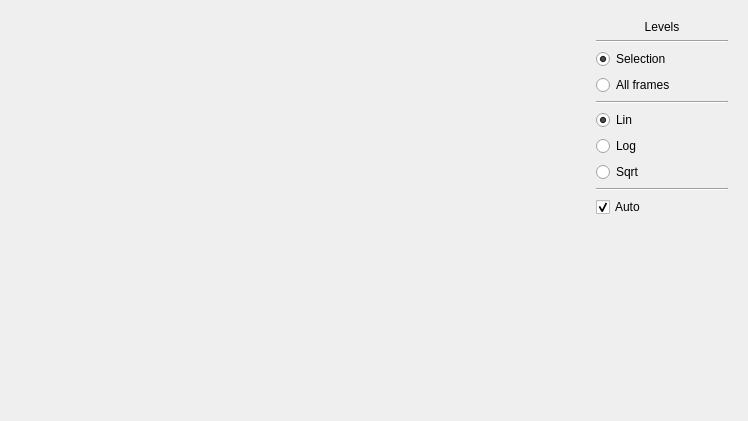
<?xml version="1.0" encoding="UTF-8"?>
<ui version="4.0">
 <class>FrameView</class>
 <widget class="QWidget" name="FrameView">
  <property name="geometry">
   <rect>
    <x>0</x>
    <y>0</y>
    <width>748</width>
    <height>421</height>
   </rect>
  </property>
  <property name="windowTitle">
   <string>Form</string>
  </property>
  <layout class="QVBoxLayout" name="verticalLayout_3">
   <item>
    <layout class="QVBoxLayout" name="v_layout" stretch="1,0">
     <item>
      <layout class="QHBoxLayout" name="horizontalLayout" stretch="1,0">
       <item>
        <widget class="QWidget" name="view_widget" native="true">
         <layout class="QHBoxLayout" name="view_layout"/>
        </widget>
       </item>
       <item>
        <widget class="QFrame" name="fr_hist">
         <property name="minimumSize">
          <size>
           <width>150</width>
           <height>0</height>
          </size>
         </property>
         <property name="maximumSize">
          <size>
           <width>200</width>
           <height>16777215</height>
          </size>
         </property>
         <layout class="QVBoxLayout" name="hist_layout" stretch="0,0,0,0,0,0,0,0,0,0,1">
          <item>
           <widget class="QLabel" name="label">
            <property name="text">
             <string>Levels</string>
            </property>
            <property name="alignment">
             <set>Qt::AlignCenter</set>
            </property>
           </widget>
          </item>
          <item>
           <widget class="Line" name="line_3">
            <property name="orientation">
             <enum>Qt::Horizontal</enum>
            </property>
           </widget>
          </item>
          <item>
           <widget class="QRadioButton" name="rb_hist_selected">
            <property name="text">
             <string>Selection</string>
            </property>
            <property name="checked">
             <bool>true</bool>
            </property>
            <attribute name="buttonGroup">
             <string notr="true">bg_hist_selection</string>
            </attribute>
           </widget>
          </item>
          <item>
           <widget class="QRadioButton" name="rb_hist_all">
            <property name="text">
             <string>All frames</string>
            </property>
            <attribute name="buttonGroup">
             <string notr="true">bg_hist_selection</string>
            </attribute>
           </widget>
          </item>
          <item>
           <widget class="Line" name="line_2">
            <property name="orientation">
             <enum>Qt::Horizontal</enum>
            </property>
           </widget>
          </item>
          <item>
           <widget class="QRadioButton" name="rb_lin_levels">
            <property name="text">
             <string>Lin</string>
            </property>
            <property name="checked">
             <bool>true</bool>
            </property>
            <attribute name="buttonGroup">
             <string notr="true">bg_lev_mode</string>
            </attribute>
           </widget>
          </item>
          <item>
           <widget class="QRadioButton" name="rb_log_levels">
            <property name="text">
             <string>Log</string>
            </property>
            <attribute name="buttonGroup">
             <string notr="true">bg_lev_mode</string>
            </attribute>
           </widget>
          </item>
          <item>
           <widget class="QRadioButton" name="rb_sqrt_levels">
            <property name="text">
             <string>Sqrt</string>
            </property>
            <attribute name="buttonGroup">
             <string notr="true">bg_lev_mode</string>
            </attribute>
           </widget>
          </item>
          <item>
           <widget class="Line" name="line">
            <property name="orientation">
             <enum>Qt::Horizontal</enum>
            </property>
           </widget>
          </item>
          <item>
           <widget class="QCheckBox" name="chk_auto_levels">
            <property name="text">
             <string>Auto</string>
            </property>
            <property name="checked">
             <bool>true</bool>
            </property>
           </widget>
          </item>
          <item>
           <widget class="HistogramLUTWidget" name="hist" native="true"/>
          </item>
         </layout>
        </widget>
       </item>
      </layout>
     </item>
     <item>
      <widget class="CutSelector" name="cut_selectors" native="true">
       <property name="minimumSize">
        <size>
         <width>330</width>
         <height>0</height>
        </size>
       </property>
      </widget>
     </item>
    </layout>
   </item>
  </layout>
 </widget>
 <customwidgets>
  <customwidget>
   <class>CutSelector</class>
   <extends>QWidget</extends>
   <header>data_viewer.widgets.cut_selector</header>
   <container>1</container>
  </customwidget>
  <customwidget>
   <class>HistogramLUTWidget</class>
   <extends>QWidget</extends>
   <header>pyqtgraph</header>
   <container>1</container>
  </customwidget>
 </customwidgets>
 <resources>
  <include location="icons.qrc"/>
 </resources>
 <connections/>
 <buttongroups>
  <buttongroup name="bg_lev_mode"/>
  <buttongroup name="bg_hist_selection"/>
 </buttongroups>
</ui>
